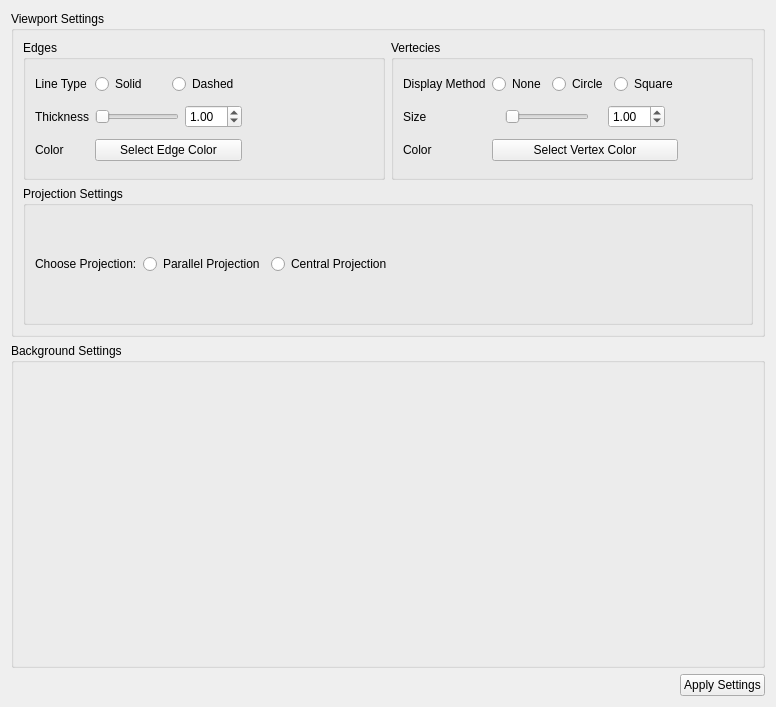
<?xml version="1.0" encoding="UTF-8"?>
<ui version="4.0">
 <class>options_window</class>
 <widget class="QWidget" name="options_window">
  <property name="geometry">
   <rect>
    <x>0</x>
    <y>0</y>
    <width>776</width>
    <height>707</height>
   </rect>
  </property>
  <property name="windowTitle">
   <string>Form</string>
  </property>
  <layout class="QGridLayout" name="gridLayout_2">
   <item row="0" column="0">
    <widget class="QGroupBox" name="groupBox">
     <property name="sizePolicy">
      <sizepolicy hsizetype="Minimum" vsizetype="Minimum">
       <horstretch>0</horstretch>
       <verstretch>0</verstretch>
      </sizepolicy>
     </property>
     <property name="title">
      <string>Viewport Settings</string>
     </property>
     <layout class="QVBoxLayout" name="verticalLayout">
      <item>
       <layout class="QHBoxLayout" name="horizontalLayout">
        <item>
         <widget class="QGroupBox" name="groupBox_edges">
          <property name="title">
           <string>Edges</string>
          </property>
          <layout class="QGridLayout" name="gridLayout_3">
           <item row="0" column="0">
            <widget class="QLabel" name="label">
             <property name="text">
              <string>Line Type</string>
             </property>
            </widget>
           </item>
           <item row="0" column="1">
            <layout class="QHBoxLayout" name="horizontalLayout_3">
             <item>
              <widget class="QRadioButton" name="radioButton_solid">
               <property name="text">
                <string>Solid</string>
               </property>
              </widget>
             </item>
             <item>
              <widget class="QRadioButton" name="radioButton_dashed">
               <property name="text">
                <string>Dashed</string>
               </property>
              </widget>
             </item>
            </layout>
           </item>
           <item row="1" column="1">
            <layout class="QHBoxLayout" name="horizontalLayout_4">
             <item>
              <widget class="QSlider" name="horizontalSlider_edges_size">
               <property name="sizePolicy">
                <sizepolicy hsizetype="Fixed" vsizetype="Fixed">
                 <horstretch>0</horstretch>
                 <verstretch>0</verstretch>
                </sizepolicy>
               </property>
               <property name="maximum">
                <number>10</number>
               </property>
               <property name="orientation">
                <enum>Qt::Horizontal</enum>
               </property>
              </widget>
             </item>
             <item>
              <widget class="QDoubleSpinBox" name="doubleSpinBox_edge_size">
               <property name="minimum">
                <double>0.010000000000000</double>
               </property>
               <property name="value">
                <double>1.000000000000000</double>
               </property>
              </widget>
             </item>
            </layout>
           </item>
           <item row="1" column="0">
            <widget class="QLabel" name="label_2">
             <property name="text">
              <string>Thickness</string>
             </property>
            </widget>
           </item>
           <item row="2" column="0">
            <widget class="QLabel" name="label_6">
             <property name="text">
              <string>Color</string>
             </property>
            </widget>
           </item>
           <item row="0" column="2">
            <spacer name="horizontalSpacer">
             <property name="orientation">
              <enum>Qt::Horizontal</enum>
             </property>
             <property name="sizeHint" stdset="0">
              <size>
               <width>40</width>
               <height>20</height>
              </size>
             </property>
            </spacer>
           </item>
           <item row="2" column="1">
            <widget class="QPushButton" name="pushButton_edge_color">
             <property name="text">
              <string>Select Edge Color</string>
             </property>
            </widget>
           </item>
          </layout>
         </widget>
        </item>
        <item>
         <widget class="QGroupBox" name="groupBox_vertecies">
          <property name="title">
           <string>Vertecies</string>
          </property>
          <layout class="QGridLayout" name="gridLayout_4">
           <item row="0" column="0" colspan="2">
            <widget class="QLabel" name="label_3">
             <property name="sizePolicy">
              <sizepolicy hsizetype="Minimum" vsizetype="Preferred">
               <horstretch>0</horstretch>
               <verstretch>0</verstretch>
              </sizepolicy>
             </property>
             <property name="text">
              <string>Display Method</string>
             </property>
            </widget>
           </item>
           <item row="2" column="2">
            <layout class="QHBoxLayout" name="horizontalLayout_5">
             <item>
              <widget class="QSlider" name="horizontalSlider_vertecies_size">
               <property name="sizePolicy">
                <sizepolicy hsizetype="Fixed" vsizetype="Fixed">
                 <horstretch>0</horstretch>
                 <verstretch>0</verstretch>
                </sizepolicy>
               </property>
               <property name="maximum">
                <number>10</number>
               </property>
               <property name="singleStep">
                <number>0</number>
               </property>
               <property name="orientation">
                <enum>Qt::Horizontal</enum>
               </property>
               <property name="invertedAppearance">
                <bool>false</bool>
               </property>
               <property name="invertedControls">
                <bool>false</bool>
               </property>
              </widget>
             </item>
             <item>
              <widget class="QDoubleSpinBox" name="doubleSpinBox_vertex_size">
               <property name="sizePolicy">
                <sizepolicy hsizetype="Fixed" vsizetype="Fixed">
                 <horstretch>0</horstretch>
                 <verstretch>0</verstretch>
                </sizepolicy>
               </property>
               <property name="minimum">
                <double>0.010000000000000</double>
               </property>
               <property name="value">
                <double>1.000000000000000</double>
               </property>
              </widget>
             </item>
            </layout>
           </item>
           <item row="3" column="0">
            <widget class="QLabel" name="label_4">
             <property name="text">
              <string>Color</string>
             </property>
            </widget>
           </item>
           <item row="0" column="2">
            <layout class="QHBoxLayout" name="horizontalLayout_2">
             <item>
              <widget class="QRadioButton" name="radioButton_none">
               <property name="text">
                <string>None</string>
               </property>
              </widget>
             </item>
             <item>
              <widget class="QRadioButton" name="radioButton_circle">
               <property name="text">
                <string>Circle</string>
               </property>
              </widget>
             </item>
             <item>
              <widget class="QRadioButton" name="radioButton_square">
               <property name="text">
                <string>Square</string>
               </property>
              </widget>
             </item>
            </layout>
           </item>
           <item row="2" column="0">
            <widget class="QLabel" name="label_5">
             <property name="text">
              <string>Size</string>
             </property>
            </widget>
           </item>
           <item row="0" column="3">
            <spacer name="horizontalSpacer_2">
             <property name="orientation">
              <enum>Qt::Horizontal</enum>
             </property>
             <property name="sizeHint" stdset="0">
              <size>
               <width>40</width>
               <height>20</height>
              </size>
             </property>
            </spacer>
           </item>
           <item row="3" column="2">
            <widget class="QPushButton" name="pushButton_vertex_color">
             <property name="text">
              <string>Select Vertex Color</string>
             </property>
            </widget>
           </item>
          </layout>
         </widget>
        </item>
       </layout>
      </item>
      <item>
       <widget class="QGroupBox" name="groupBox_projection_settings">
        <property name="title">
         <string>Projection Settings</string>
        </property>
        <layout class="QHBoxLayout" name="horizontalLayout_6">
         <item>
          <widget class="QLabel" name="label_7">
           <property name="font">
            <font>
             <bold>false</bold>
            </font>
           </property>
           <property name="text">
            <string>Choose Projection:</string>
           </property>
          </widget>
         </item>
         <item>
          <widget class="QRadioButton" name="radioButton_paralle_projection">
           <property name="sizePolicy">
            <sizepolicy hsizetype="Minimum" vsizetype="Minimum">
             <horstretch>0</horstretch>
             <verstretch>0</verstretch>
            </sizepolicy>
           </property>
           <property name="text">
            <string>Parallel Projection</string>
           </property>
          </widget>
         </item>
         <item>
          <widget class="QRadioButton" name="radioButton_central_projection">
           <property name="sizePolicy">
            <sizepolicy hsizetype="Minimum" vsizetype="Minimum">
             <horstretch>0</horstretch>
             <verstretch>0</verstretch>
            </sizepolicy>
           </property>
           <property name="text">
            <string>Central Projection</string>
           </property>
          </widget>
         </item>
         <item>
          <spacer name="horizontalSpacer_4">
           <property name="orientation">
            <enum>Qt::Horizontal</enum>
           </property>
           <property name="sizeHint" stdset="0">
            <size>
             <width>40</width>
             <height>20</height>
            </size>
           </property>
          </spacer>
         </item>
        </layout>
       </widget>
      </item>
     </layout>
    </widget>
   </item>
   <item row="1" column="0">
    <widget class="QGroupBox" name="groupBox_background_settings">
     <property name="title">
      <string>Background Settings</string>
     </property>
     <layout class="QGridLayout" name="gridLayout">
      <item row="0" column="0">
       <spacer name="horizontalSpacer_3">
        <property name="orientation">
         <enum>Qt::Horizontal</enum>
        </property>
        <property name="sizeHint" stdset="0">
         <size>
          <width>40</width>
          <height>20</height>
         </size>
        </property>
       </spacer>
      </item>
     </layout>
    </widget>
   </item>
   <item row="2" column="0">
    <layout class="QHBoxLayout" name="horizontalLayout_7">
     <item>
      <spacer name="horizontalSpacer_5">
       <property name="orientation">
        <enum>Qt::Horizontal</enum>
       </property>
       <property name="sizeHint" stdset="0">
        <size>
         <width>40</width>
         <height>20</height>
        </size>
       </property>
      </spacer>
     </item>
     <item>
      <widget class="QPushButton" name="pushButton_apply_settings">
       <property name="text">
        <string>Apply Settings</string>
       </property>
      </widget>
     </item>
    </layout>
   </item>
  </layout>
 </widget>
 <resources/>
 <connections/>
</ui>
